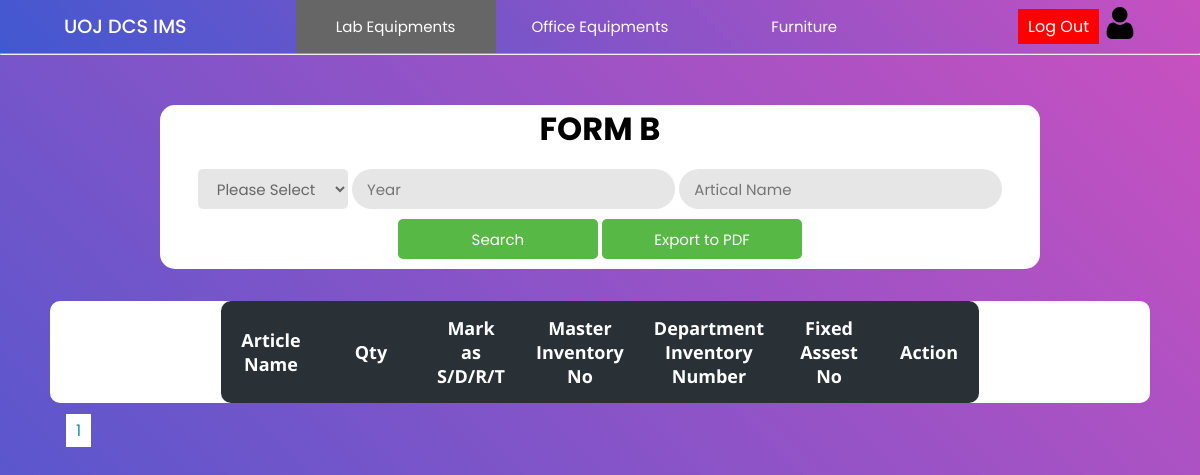
The app's page /Project/lab/labForm_B.php (signed in), older data.
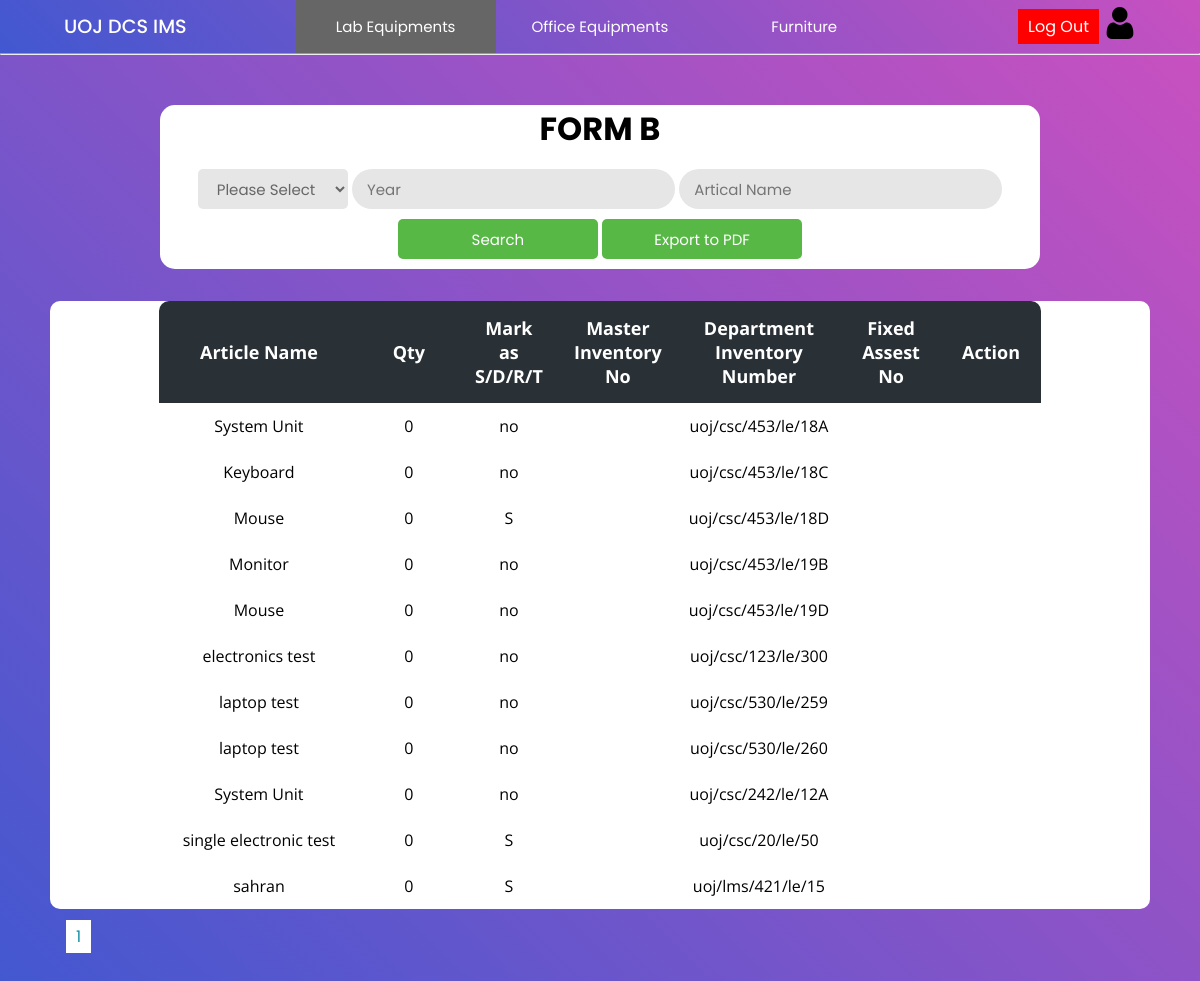
The same page, newer data.
### tables this page shows
CREATE TABLE `formb_table` (
  `article` varchar(200) NOT NULL,
  `quantity` int(11) NOT NULL,
  `sdrt` varchar(3) NOT NULL,
  `master_inventory_no` varchar(50) NOT NULL,
  `dept_Inventory_no` varchar(50) NOT NULL,
  `fixed_asset_no` varchar(50) NOT NULL,
  `remarks` varchar(200) NOT NULL
);

### Project/lab/labForm_B.php (the view, shortened to what this page needs)
<?php
include("formBTable.php");
$rowsPerPage = 10;
$queryinvoice = "SELECT * FROM formb_table";
$totalRows = mysqli_num_rows(mysqli_query($con, "SELECT * FROM invoice"));
$totalPages = ceil($totalRows / $rowsPerPage);
?>
<!DOCTYPE html>
<html lang="en">
<head>
    <link rel="stylesheet" href="../css/lab.css">
    <link rel="stylesheet" href="../css/main.css">
</head>
<body>
    <?php include "../header/header.php"; ?>
    <hr>
    <div class="main-container">
        <div class="container">
            <h2>FORM B</h2>
            <div>
                <form action="labForm_B.php" method="get">
                    <select name="type">
                        <option value="">Please Select</option>
                    </select>
                    <input type="number" placeholder="Year" name="year" value="<?php if (isset($_POST['year'])) {
                                                                                    echo $_POST['year'];
                                                                                } ?>" />
                    <input type="text" placeholder="Artical Name" name="name" value="<?php if (isset($_POST['name'])) {
                                                                                            echo $_POST['name'];
                                                                                        } ?>" />
                    <input class="button" type="submit" name="search" value="Search" />
                    <input class="button" type="submit" name="export" value="Export to PDF" />
                </form>
            </div>
        </div>
        <div class="table-con">
            <table>
                <thead>
                    <tr>
                        <th>Article Name</th>
                        <th>Qty</th>
                        <th>Mark as S/D/R/T</th>
                        <th>Master Inventory No</th>
                        <th>Department Inventory Number</th>
                        <th>Fixed Assest No</th>
                        <th>Action</th>
                    </tr>
                </thead>
                <tbody>
                    <?php
                    $resultinvoice = mysqli_query($con, $queryinvoice);
                    while ($rowinvoice = mysqli_fetch_assoc($resultinvoice)) {
                    ?>
                        <tr>
                            <td class="name"><?php echo $rowinvoice['article'] ?></td>
                            <td><?php echo $rowinvoice['quantity'] ?></td>
                            <td><?php echo $rowinvoice['sdrt'] ?></td>
                            <td><?php echo $rowinvoice['master_inventory_no'] ?></td>
                            <td><?php echo $rowinvoice['dept_Inventory_no'] ?></td>
                            <td><?php echo $rowinvoice['fixed_asset_no'] ?></td>
                        </tr>
                    <?php
                    }
                    ?>
                </tbody>
            </table>
        </div>
        <div class="pagination" style="margin:15px;">
            <?php
            for ($i = 1; $i <= $totalPages; $i++) {
                echo '<a href="?page=' . $i . '" style="margin:1px;background-color: #fff; color: #1690A7; border: none; padding: 5px 10px; cursor: pointer; width:5px;">' . $i . '</a>';
            }
            ?>
        </div>
    </div>
</body>
</html>

Row changes from the older to the newer data that the page shows:
added formb_table: article "System Unit", quantity "0", sdrt "no", dept_Inventory_no "uoj/csc/453/le/18A"
added formb_table: article "Keyboard", quantity "0", sdrt "no", dept_Inventory_no "uoj/csc/453/le/18C"
added formb_table: article "Mouse", quantity "0", sdrt "S", dept_Inventory_no "uoj/csc/453/le/18D"
added formb_table: article "Monitor", quantity "0", sdrt "no", dept_Inventory_no "uoj/csc/453/le/19B"
added formb_table: article "Mouse", quantity "0", sdrt "no", dept_Inventory_no "uoj/csc/453/le/19D"
added formb_table: article "electronics test", quantity "0", sdrt "no", dept_Inventory_no "uoj/csc/123/le/300"
added formb_table: article "laptop test", quantity "0", sdrt "no", dept_Inventory_no "uoj/csc/530/le/259"
added formb_table: article "laptop test", quantity "0", sdrt "no", dept_Inventory_no "uoj/csc/530/le/260"
added formb_table: article "System Unit", quantity "0", sdrt "no", dept_Inventory_no "uoj/csc/242/le/12A"
added formb_table: article "single electronic test", quantity "0", sdrt "S", dept_Inventory_no "uoj/csc/20/le/50"
added formb_table: article "sahran", quantity "0", sdrt "S", dept_Inventory_no "uoj/lms/421/le/15"
